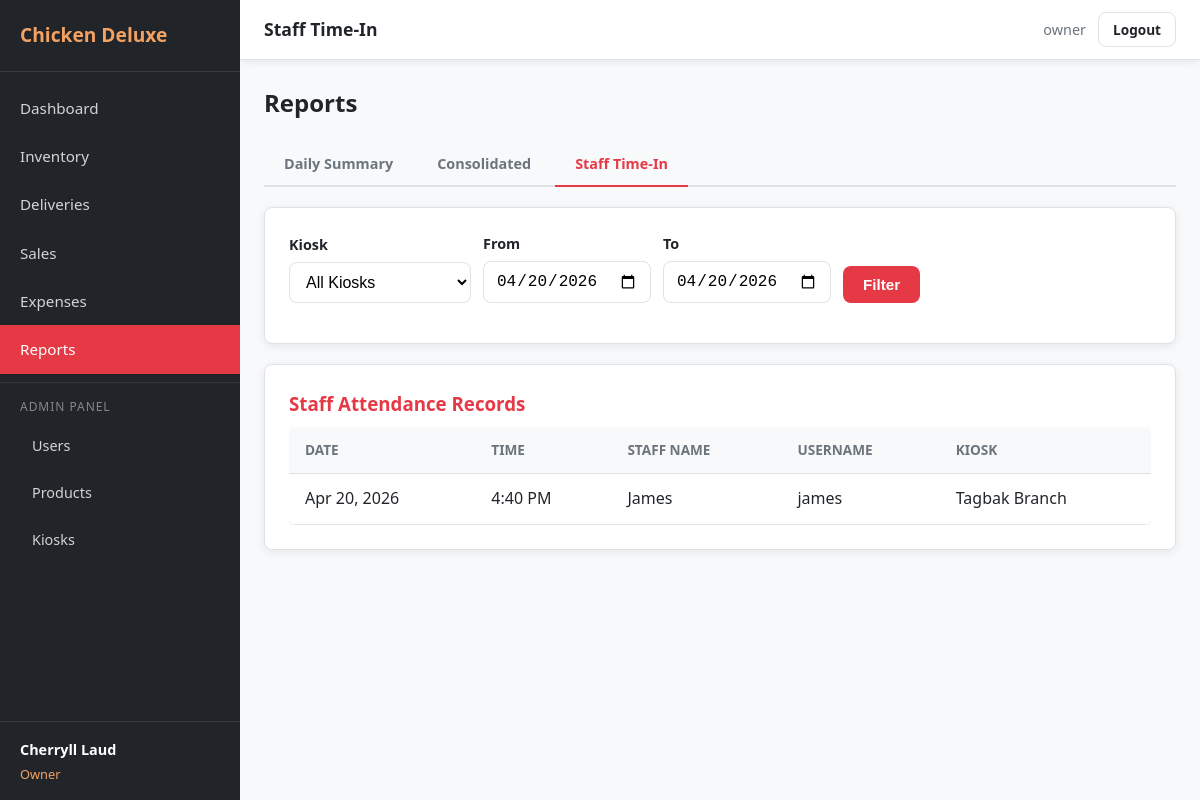
Screenshot of /reports/timein (signed in) with the database file from the repository.
### tables this page shows
CREATE TABLE `time_in` (
  `Timein_ID` int(11) NOT NULL AUTO_INCREMENT,
  `User_ID` int(11) NOT NULL,
  `Kiosk_ID` int(11) NOT NULL,
  `Timestamp` datetime NOT NULL DEFAULT current_timestamp(),
  PRIMARY KEY (`Timein_ID`),
  KEY `User_ID` (`User_ID`),
  KEY `time_in_ibfk_2` (`Kiosk_ID`),
  CONSTRAINT `time_in_ibfk_1` FOREIGN KEY (`User_ID`) REFERENCES `user` (`User_ID`),
  CONSTRAINT `time_in_ibfk_2` FOREIGN KEY (`Kiosk_ID`) REFERENCES `kiosk` (`Kiosk_ID`)
);

CREATE TABLE `user` (
  `User_ID` int(11) NOT NULL AUTO_INCREMENT,
  `Role_ID` int(11) NOT NULL,
  `Kiosk_ID` int(11) DEFAULT NULL,
  `Username` varchar(50) NOT NULL,
  `Password` varchar(255) NOT NULL,
  `Full_name` varchar(100) NOT NULL,
  `Active_status` tinyint(1) NOT NULL DEFAULT 1,
  `Created_at` datetime NOT NULL DEFAULT current_timestamp(),
  PRIMARY KEY (`User_ID`),
  UNIQUE KEY `Username` (`Username`),
  KEY `Role_ID` (`Role_ID`),
  KEY `user_ibfk_2` (`Kiosk_ID`),
  CONSTRAINT `user_ibfk_1` FOREIGN KEY (`Role_ID`) REFERENCES `role` (`Role_ID`),
  CONSTRAINT `user_ibfk_2` FOREIGN KEY (`Kiosk_ID`) REFERENCES `kiosk` (`Kiosk_ID`)
);

CREATE TABLE `kiosk` (
  `Kiosk_ID` int(11) NOT NULL AUTO_INCREMENT,
  `Name` varchar(100) NOT NULL,
  `Location` varchar(255) NOT NULL,
  `Active` tinyint(1) NOT NULL DEFAULT 1,
  `Created_at` datetime NOT NULL DEFAULT current_timestamp(),
  PRIMARY KEY (`Kiosk_ID`)
);

### core/Controller.php (called while the page is built, shortened)
<?php
class Controller
{
    protected function render(string $view, array $data = []): void
    {
        extract($data);
        $viewFile = __DIR__ . '/../views/' . $view . '.php';
        require $viewFile;
        require __DIR__ . '/../views/layouts/main.php';
    }
    protected function get(string $key, mixed $default = null): mixed
    {
        return $_GET[$key] ?? $default;
    }
}

### controllers/ReportController.php (called while the page is built, shortened)
<?php
require_once __DIR__ . '/../models/TimeInModel.php';
class ReportController extends Controller
{
    private KioskModel $kioskModel;
    private TimeInModel $timeInModel;
    public function __construct()
    {
        $this->kioskModel  = new KioskModel();
        $this->timeInModel = new TimeInModel();
    }
    public function timeIn(): void
    {
        $kiosks    = $this->kioskModel->getActive();
        $kiosk_id = $this->get('kiosk_id') ? (int) $this->get('kiosk_id') : null;
        $from_date = $this->get('from_date', date('Y-m-d'));
        $to_date   = $this->get('to_date', date('Y-m-d'));
        $records = $this->timeInModel->getByDateRange($from_date, $to_date, $kiosk_id);
        $data = [
            'page_title'  => 'Staff Time-In',
            'active_tab'  => 'timein',
            'kiosks'      => $kiosks,
            'kiosk_id'   => $kiosk_id,
            'from_date'   => $from_date,
            'to_date'     => $to_date,
            'records'     => $records,
        ];
        $this->render('reports/timein', $data);
    }
}

### index.php (called while the page is built, shortened)
<?php
require_once __DIR__ . '/core/Database.php';
require_once __DIR__ . '/core/Model.php';
require_once __DIR__ . '/core/Controller.php';
$router = new Router();
$router->get('/login',    'AuthController', 'showLogin');
$router->post('/login',   'AuthController', 'handleLogin');
$router->get('/logout',   'AuthController', 'logout');
$router->get('/',          'DashboardController', 'index');
$router->get('/dashboard', 'DashboardController', 'index');
$router->get('/admin',                'AdminController', 'users');
$router->get('/admin/users',          'AdminController', 'users');
$router->post('/admin/users/create',  'AdminController', 'createUser');
$router->post('/admin/users/deactivate', 'AdminController', 'deactivateUser');
$router->post('/admin/users/activate',   'AdminController', 'activateUser');
$router->get('/admin/products',          'AdminController', 'products');
$router->post('/admin/products/create',  'AdminController', 'createProduct');
$router->post('/admin/products/update',  'AdminController', 'updateProduct');
$router->get('/admin/kiosks',            'AdminController', 'kiosks');
$router->post('/admin/kiosks/create',    'AdminController', 'createKiosk');
$router->post('/admin/kiosks/update',    'AdminController', 'updateKiosk');
$router->get('/admin/audit-log',         'AdminController', 'auditLog');
$router->get('/inventory',        'InventoryController', 'index');
$router->post('/inventory/store', 'InventoryController', 'store');
$router->post('/inventory/unlock', 'InventoryController', 'unlock');
$router->get('/delivery',          'DeliveryController', 'index');
$router->post('/delivery/store',   'DeliveryController', 'store');
$router->post('/delivery/lock',    'DeliveryController', 'lock');
$router->post('/delivery/unlock',  'DeliveryController', 'unlock');
$router->post('/delivery/delete',  'DeliveryController', 'delete');
$router->get('/sales',          'SalesController', 'index');
$router->post('/sales/store',   'SalesController', 'store');
$router->post('/sales/lock',    'SalesController', 'lock');
$router->post('/sales/unlock',  'SalesController', 'unlock');
$router->post('/sales/delete',  'SalesController', 'delete');
$router->get('/expenses',          'ExpenseController', 'index');
$router->post('/expenses/store',   'ExpenseController', 'store');
$router->post('/expenses/lock',    'ExpenseController', 'lock');
$router->post('/expenses/unlock',  'ExpenseController', 'unlock');
$router->post('/expenses/delete',  'ExpenseController', 'delete');
$router->get('/reports',              'ReportController', 'index');
$router->get('/reports/daily',        'ReportController', 'daily');
$router->get('/reports/consolidated', 'ReportController', 'consolidated');
$router->get('/reports/timein',       'ReportController', 'timeIn');
$router->dispatch();

### core/Database.php (called while the page is built, shortened)
<?php
class Database
{
    private static ?Database $instance = null;
    private PDO $slave;
    private function __construct()
    {
        $config = require __DIR__ . '/../config/database.php';
        $slaveDsn = sprintf(
            'mysql:host=%s;port=%d;dbname=%s;charset=%s',
            $config['slave']['host'],
            $config['slave']['port'],
            $config['slave']['dbname'],
            $config['slave']['charset']
        );
        $options = [
            PDO::ATTR_ERRMODE            => PDO::ERRMODE_EXCEPTION,
            PDO::ATTR_DEFAULT_FETCH_MODE => PDO::FETCH_ASSOC,
            PDO::ATTR_EMULATE_PREPARES   => false,
        ];
        $this->slave = new PDO(
            $slaveDsn,
            $config['slave']['username'],
            $config['slave']['password'],
            $options
        );
    }
    public static function getInstance(): Database
    {
        if (self::$instance === null) {
            self::$instance = new self();
        }
        return self::$instance;
    }
    public function read(string $sql, array $params = []): array
    {
        $stmt = $this->slave->prepare($sql);
        $stmt->execute($params);
        return $stmt->fetchAll();
    }
}

### core/Model.php (called while the page is built, shortened)
<?php
class Model
{
    public function __construct()
    {
        $this->db = Database::getInstance();
    }
}

### models/TimeInModel.php (called while the page is built, shortened)
<?php
class TimeInModel extends Model
{
    public function getByDateRange(string $from_date, string $to_date, ?int $kiosk_id = null): array
    {
        $sql = "SELECT t.*, u.Full_name, u.Username, k.Name AS Kiosk_Name
                FROM Time_in t
                JOIN User u ON t.User_ID = u.User_ID
                JOIN Kiosk k ON t.Kiosk_ID = k.Kiosk_ID
                WHERE DATE(t.Timestamp) BETWEEN ? AND ?";
        $params = [$from_date, $to_date];
        $sql .= " ORDER BY t.Timestamp DESC";
        return $this->db->read($sql, $params);
    }
}

### config/database.php (called while the page is built)
<?php
return [
    'master' => [
        'host'     => '127.0.0.1',
        'port'     => 3306,
        'dbname'   => 'chicken_deluxe',
        'username' => 'root',
        'password' => '',
        'charset'  => 'utf8mb4',
    ],
    'slave' => [
        'host'     => '127.0.0.1',
        'port'     => 3307,
        'dbname'   => 'chicken_deluxe',
        'username' => 'root',
        'password' => '',
        'charset'  => 'utf8mb4',
    ],
];

### views/reports/timein.php (the view, shortened to what this page needs)
<section class="reports">
    <div class="section-header">
        <h2>Reports</h2>
    </div>
    <?php require __DIR__ . '/tabs.php'; ?>
    <div class="card form-card">
        <form method="GET" action="<?= BASE_URL ?>/reports/timein" class="form-inline-row">
            <div class="form-group">
                <label for="kiosk_id">Kiosk</label>
                <select id="kiosk_id" name="kiosk_id" class="form-select">
                    <option value="">All Kiosks</option>
                </select>
            </div>
            <div class="form-group">
                <label for="from_date">From</label>
                <input type="date" id="from_date" name="from_date" class="form-input"
                       value="<?= htmlspecialchars($from_date) ?>">
            </div>
            <div class="form-group">
                <label for="to_date">To</label>
                <input type="date" id="to_date" name="to_date" class="form-input"
                       value="<?= htmlspecialchars($to_date) ?>">
            </div>
            <div class="form-group form-actions">
                <button type="submit" class="btn btn-primary">Filter</button>
            </div>
        </form>
    </div>
    <div class="card">
        <h3>Staff Attendance Records</h3>
        <div class="table-container">
            <table>
                <thead>
                    <tr>
                        <th>Date</th>
                        <th>Time</th>
                        <th>Staff Name</th>
                        <th>Username</th>
                        <th>Kiosk</th>
                    </tr>
                </thead>
                <tbody>
                    <?php if (empty($records)): ?>
                        <tr><td colspan="5" class="text-center">No time-in records found for this period.</td></tr>
                    <?php else: ?>
                        <?php foreach ($records as $r): ?>
                            <tr>
                                <td><?= date('M j, Y', strtotime($r['Timestamp'])) ?></td>
                                <td><?= date('g:i A', strtotime($r['Timestamp'])) ?></td>
                                <td><?= htmlspecialchars($r['Full_name']) ?></td>
                                <td><?= htmlspecialchars($r['Username']) ?></td>
                                <td><?= htmlspecialchars($r['Kiosk_Name']) ?></td>
                            </tr>
                        <?php endforeach; ?>
                    <?php endif; ?>
                </tbody>
            </table>
        </div>
    </div>
</section>

### assets/css/style.css (style rules this page uses)
*, *::before, *::after { margin: 0; padding: 0; box-sizing: border-box; }
:root { --primary: #e63946; --primary-dark: #c1121f; --secondary: #457b9d; --accent: #f4a261; --bg: #f8f9fa; --bg-white: #ffffff; --text: #212529; --text-light: #6c757d; --border: #dee2e6; --success: #2d6a4f; --warning: #e9c46a; --error: #e63946; --sidebar-width: 240px; --navbar-height: 60px; --radius: 8px; --shadow: 0 2px 8px rgba(0,0,0,0.08); }
body { font-family: 'Segoe UI', system-ui, -apple-system, sans-serif; background: var(--bg); color: var(--text); line-height: 1.6; }
.form-group { margin-bottom: 16px; }
.form-group label { display: block; margin-bottom: 6px; font-weight: 600; font-size: 0.9rem; }
.form-input { width: 100%; padding: 10px 12px; border: 1px solid var(--border); border-radius: var(--radius); font-size: 1rem; transition: border-color 0.2s; }
.form-select { width: 100%; padding: 10px 12px; border: 1px solid var(--border); border-radius: var(--radius); font-size: 1rem; background: var(--bg-white); }
.btn { display: inline-block; padding: 10px 20px; border: none; border-radius: var(--radius); font-size: 0.95rem; font-weight: 600; cursor: pointer; transition: background 0.2s, transform 0.1s; text-align: center; }
.btn-primary { background: var(--primary); color: #fff; }
.card { background: var(--bg-white); border-radius: var(--radius); padding: 24px; box-shadow: var(--shadow); border: 1px solid var(--border); }
.card h3 { margin-bottom: 8px; color: var(--primary); }
.table-container { overflow-x: auto; }
table { width: 100%; border-collapse: collapse; background: var(--bg-white); border-radius: var(--radius); overflow: hidden; box-shadow: var(--shadow); }
th, td { padding: 12px 16px; text-align: left; border-bottom: 1px solid var(--border); }
th { background: var(--bg); font-weight: 600; font-size: 0.85rem; text-transform: uppercase; color: var(--text-light); }
.form-card { margin-bottom: 20px; }
.form-inline-row { display: flex; flex-wrap: wrap; gap: 12px; align-items: end; }
.form-actions { display: flex; gap: 8px; align-items: end; }
.section-header { display: flex; justify-content: space-between; align-items: center; margin-bottom: 20px; flex-wrap: wrap; gap: 8px; }
.section-header h2 { margin: 0; }

### rows the page displays
time_in: Timestamp "Apr 20, 2026", Timestamp "4:40 PM", User_ID.Full_name "James", User_ID.Username "james", Kiosk_ID.Name "Tagbak Branch"

### other values shown
APP_NAME "Chicken Deluxe"
Auth::fullName() "Cherryll Laud"
ROLE_NAMES[Auth::roleId()] "Owner"
$page_title "Staff Time-In"
Auth::username() "owner"
